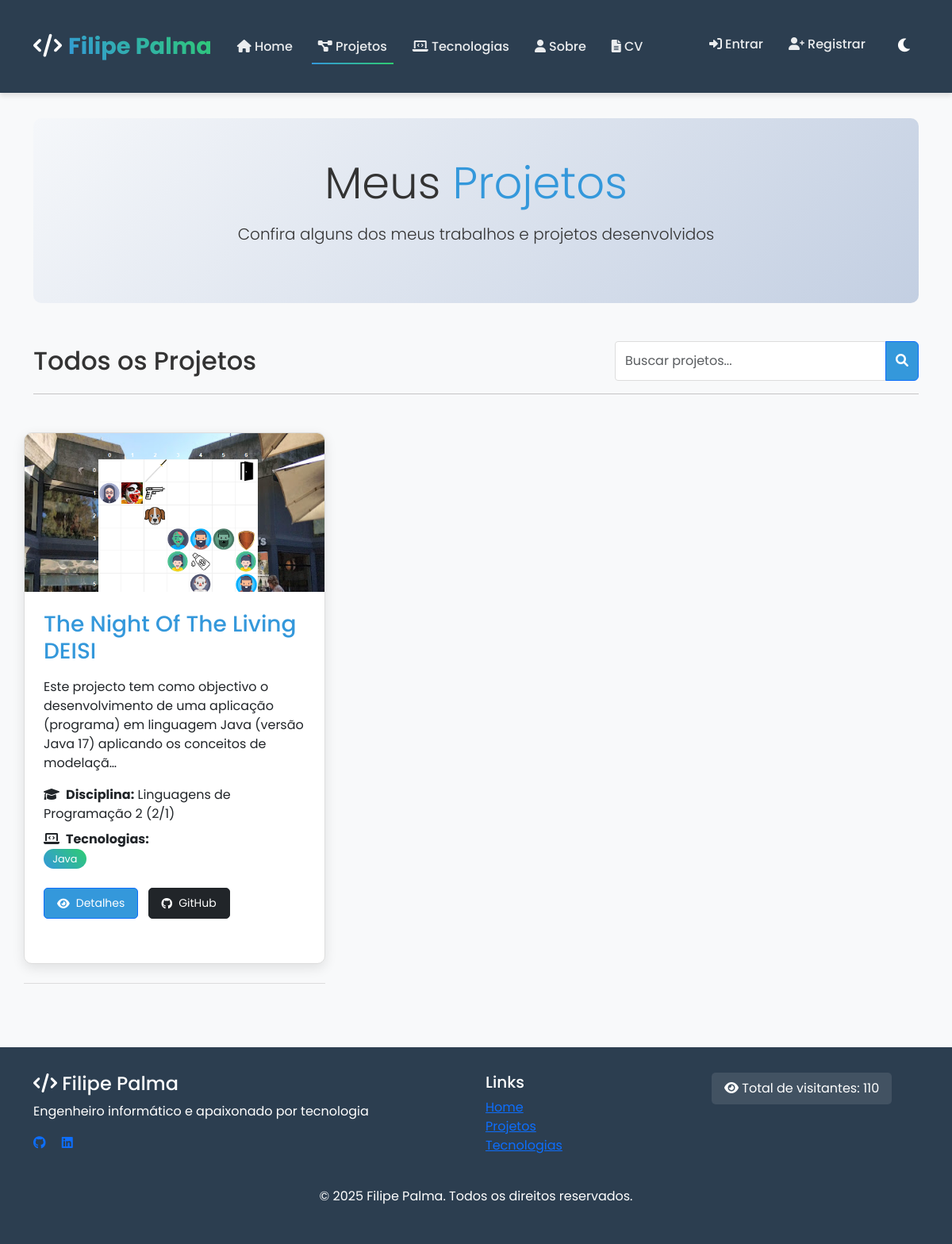
Page /portfolio/projetos/ on the committed database.
### portfolio/models.py (models this page shows, shortened)
class Projeto(models.Model):
    titulo = models.CharField(max_length=200)
    descricao = models.TextField()
    github = models.URLField()
    video_demo = models.URLField(blank=True)
    disciplina = models.ForeignKey(Disciplina, on_delete=models.CASCADE)
    tecnologias = models.ManyToManyField(Tecnologia)
    conceito = models.TextField()  # conceitos aplicados
    desafios = models.TextField()  # desafios técnicos

class ImagemProjeto(models.Model):
    projeto = models.ForeignKey(Projeto, on_delete=models.CASCADE, related_name='imagens')
    imagem = models.ImageField(upload_to='projetos/')

class Disciplina(models.Model):
    nome = models.CharField(max_length=100)
    ano = models.IntegerField()
    semestre = models.CharField(max_length=10)
    docente = models.CharField(max_length=100)
    moodle_url = models.URLField()
    pagina_uc = models.URLField()
    def __str__(self):
        return f"{self.nome} ({self.ano}/{self.semestre})"

class Tecnologia(models.Model):
    nome = models.CharField(max_length=50)
    logo = models.ImageField(upload_to='logos/')
    descricao = models.TextField()
    repositorio = models.URLField(blank=True)

### portfolio/views.py (the view)
# urls.py: path('projetos/', views.projetos_view, name='projetos'),
def projetos_view(request):
    projetos = Projeto.objects.all().prefetch_related('tecnologias', 'imagens')
    return render(request, "portfolio/projetos.html", {"projetos": projetos})

### portfolio/context_processors.py (called while the page is built)
def visitor_count(request):
    return {
        'visitor_count': Visitor.get_total_count()
    }

### portfolio/models.py (called while the page is built)
    @classmethod
    def get_total_count(cls):
        return cls.objects.count()

    @classmethod
    def get_or_create_visitor(cls, session_key):
        visitor, created = cls.objects.get_or_create(session_key=session_key)
        return visitor

### portfolio/templates/portfolio/projetos.html (shortened to what this page needs)
{% extends "portfolio/base.html" %}
{% block content %}
  <section class="highlight-section text-center mb-5">
    <div class="container">
      <h1 class="display-4 mb-3" data-aos="fade-up">Meus <span style="color: var(--primary-color);">Projetos</span></h1>
      <p class="lead mb-4" data-aos="fade-up" data-aos-delay="200">Confira alguns dos meus trabalhos e projetos desenvolvidos</p>
    </div>
  </section>
  <div class="mb-4" data-aos="fade-up">
    <div class="d-flex justify-content-between align-items-center flex-wrap">
      <h2 class="mb-0">Todos os Projetos</h2>
      <div class="input-group w-auto">
        <input type="text" class="form-control" id="projetoSearch" placeholder="Buscar projetos...">
        <button class="btn btn-primary" type="button">
          <i class="fas fa-search"></i>
        </button>
      </div>
    </div>
    <hr>
  </div>
  <div class="row row-cols-1 row-cols-md-2 row-cols-lg-3 g-4 mb-5">
    {% for p in projetos %}
      <div class="col projeto-item" data-aos="fade-up" data-aos-delay="{{ forloop.counter|add:'100' }}">
        <div class="card projeto-card h-100">
          {% if p.imagens.all %}
            {% with first_img=p.imagens.all.0 %}
              <div class="projeto-image">
                <img src="{{ first_img.imagem.url }}" alt="{{ p.titulo }}" class="card-img-top">
              </div>
            {% endwith %}
          {% else %}
            <div class="projeto-image bg-light d-flex align-items-center justify-content-center">
              <i class="fas fa-project-diagram fa-3x text-secondary"></i>
            </div>
          {% endif %}
          <div class="card-body">
            <h3 class="card-title mb-3">{{ p.titulo }}</h3>
            <p class="card-text">{{ p.descricao|truncatechars:150 }}</p>
            <div class="mb-3">
              <p class="mb-2"><strong><i class="fas fa-graduation-cap me-2"></i>Disciplina:</strong> {{ p.disciplina }}</p>
              <div>
                <strong><i class="fas fa-laptop-code me-2"></i>Tecnologias:</strong><br>
                {% for t in p.tecnologias.all %}
                  <span class="tech-badge">{{ t.nome }}</span>
                {% endfor %}
              </div>
            </div>
            <div class="projeto-actions">
              <button type="button" class="btn btn-primary btn-sm btn-action" data-bs-toggle="modal" data-bs-target="#projetoModal{{ p.id }}">
                <i class="fas fa-eye"></i> Detalhes
              </button>
              <a href="{{ p.github }}" target="_blank" class="btn btn-dark btn-sm btn-action">
                <i class="fab fa-github"></i> GitHub
              </a>
            </div>
          </div>
        </div>
      </div>
    {% endfor %}
  </div>
{% endblock %}

### static/portfolio/css/style.css (style rules this page uses)
:root { --primary-color: #3498db; --secondary-color: #2ecc71; --bg-color: #f8f9fa; --text-color: #333; --card-bg: #fff; --header-bg: #2c3e50; --footer-bg: #2c3e50; --border-color: #ddd; --hover-color: #e9ecef; --error-color: #dc3545; }
body { font-family: 'Poppins', sans-serif; background-color: var(--bg-color); color: var(--text-color); transition: all 0.3s ease-in-out; min-height: 100vh; display: flex; flex-direction: column; margin: 0; padding: 0; }
.card { background-color: var(--card-bg); border-radius: 10px; border: 1px solid var(--border-color); overflow: hidden; transition: all 0.3s ease; margin-bottom: 2rem; box-shadow: 0 5px 15px rgba(0, 0, 0, 0.05); }
.card-img-top { width: 100%; height: 200px; object-fit: cover; }
.card-body { padding: 1.5rem; }
.projeto-item { border-bottom: 1px solid var(--border-color); padding: 1.5rem 0; }
.projeto-item h3 { margin-bottom: 1rem; color: var(--primary-color); }
.btn-primary { background-color: var(--primary-color); color: white; }
.form-control { background-color: var(--bg-color); color: var(--text-color); border: 1px solid var(--border-color); }
.btn { position: relative; overflow: hidden; z-index: 1; }
.btn::before { content: ''; position: absolute; top: 0; left: -100%; width: 100%; height: 100%; background: rgba(255, 255, 255, 0.2); transition: left 0.3s ease; z-index: -1; }
.form-control { border: 1px solid var(--border-color); padding: 0.75rem; border-radius: 0.25rem; background-color: var(--card-bg); color: var(--text-color); transition: border-color 0.15s ease-in-out, box-shadow 0.15s ease-in-out; }

### portfolio/templates/portfolio/projetos.html (style rules this page uses)
.projeto-card { height: 100%; transition: all 0.3s ease; border-radius: 10px; overflow: hidden; box-shadow: 0 5px 15px rgba(0,0,0,0.1); }
.projeto-image { height: 200px; overflow: hidden; }
.projeto-image img { width: 100%; height: 100%; object-fit: cover; transition: transform 0.5s ease; }
.tech-badge { display: inline-block; background: linear-gradient(45deg, var(--primary-color), var(--secondary-color)); color: white; padding: 0.2rem 0.7rem; border-radius: 20px; font-size: 0.8rem; margin-right: 0.5rem; margin-bottom: 0.5rem; }
.projeto-actions { margin-top: 1rem; }
.btn-action { padding: 0.5rem 1rem; border-radius: 5px; margin-right: 0.5rem; text-decoration: none; transition: all 0.3s ease; display: inline-flex; align-items: center; }
.btn-action i { margin-right: 0.5rem; }
.highlight-section { background: linear-gradient(135deg, #f5f7fa 0%, #c3cfe2 100%); padding: 3rem 0; margin-bottom: 3rem; border-radius: 10px; }

### rows in the picture
Projeto: imagens.all.0.imagem (picture), titulo "The Night Of The Living DEISI", descricao "Este projecto tem como objectivo o desenvolvimento de uma aplicação (programa) em linguagem Java (versão Java 17) aplicando os conceitos de modelaçã…", disciplina "Linguagens de Programação 2 (2/1)"
Tecnologia: nome "Java"

### other values in the picture
{{ visitor_count }} "110"
